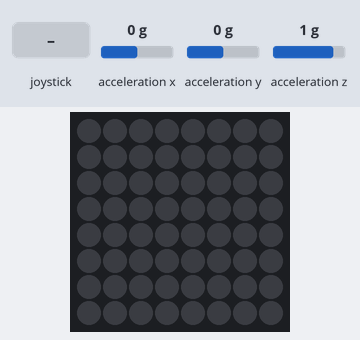
This program was run on a simulated Raspberry Pi (BCM pin numbers) with a Sense HAT. Parts: the Sense HAT's 8×8 RGB LED matrix. The inputs (shaded band) are chosen by the test bench; at power-on: acceleration x 0 g, acceleration y 0 g, acceleration z 1 g. Dim RGB values are drawn brighter than linear; random numbers come from a fixed seed; the clock reads 2024-03-15 10:24:30 at power-on unless the program sets it.

Above: at 1.2 s.
1.3 s: joystick clicked
3.2 s: joystick pushed up
At 3.35 s:
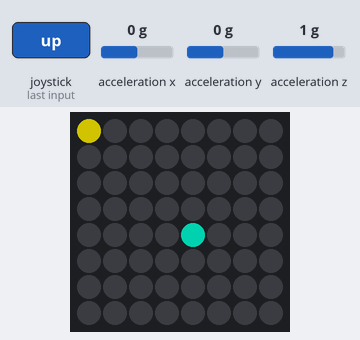
5.1 s: joystick clicked
At 5.3 s:
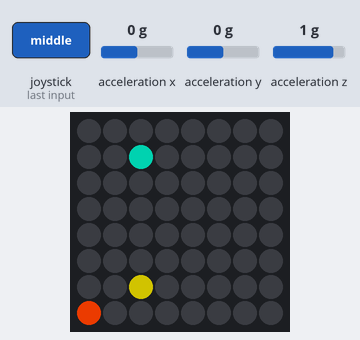
6.9 s: joystick pushed down
At 7.05 s:
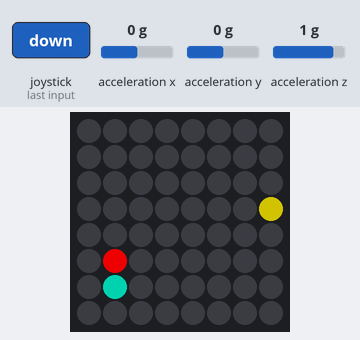
8.8 s: joystick clicked
At 8.96 s:
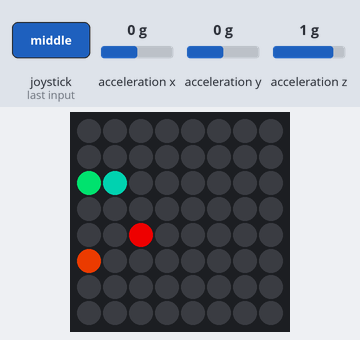
10.6 s: joystick pushed left
At 14.85 s:
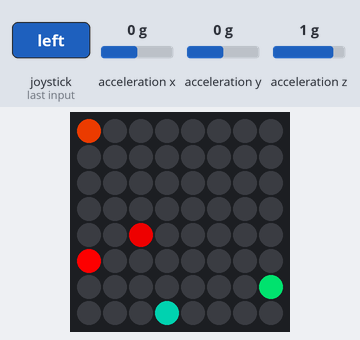

The program:

class_klebrig_ball.py
```python
from sense_hat import SenseHat
from time import sleep, time
from random import randrange

def random_color():
  r = randrange(0, 255)
  g = randrange(0, 255-r)
  b = 255-(r+g)
  color = (r, g, b)
  return color

def random_pos():
  x = randrange(0, 8)
  y = randrange(0, 8)
  pos = [x,y]
  return pos

def random_vel():
  x = randrange(-3, 4)
  y = randrange(-3, 4)
  vel = [x,y]
  return vel

class klebrig_ball():
  def __init__(ball, pos, vel, color,classSenseHat):
    ball.ballPos = pos
    ball.ballVel = vel
    ball.ballColor = color

    ball.sh = classSenseHat
    ball.sh.clear()

    ball.timeStart = time()
    ball.timeCurrent = ball.timeStart

  def move_ball(ball, ballAccel):

    if abs(ball.ballVel[0]) < 0.5 and abs(ball.ballVel[1]) < 0.5:

      accelX = ballAccel['x']
      accelY = ballAccel['y']

      ball.sh.set_pixel(round(ball.ballPos[0]), round(ball.ballPos[1]), ball.ballColor)

      if abs(accelX) > 3 or abs(accelY) > 3:
        ball.ballVel[0] = accelX
        ball.ballVel[1] = accelY

    else:

      ball.timeCurrent = time()
      if ball.timeCurrent - ball.timeStart > 0.1:
        ball.timeStart = ball.timeCurrent

        if ball.ballPos[0] >= 7:
          ball.ballVel[0] = -ball.ballVel[0]
          ball.ballVel[0] += 0.1

        if ball.ballPos[0] <= 0:
          ball.ballVel[0] = -ball.ballVel[0]
          ball.ballVel[0] -= 0.1

        if ball.ballPos[1] >= 7:
          ball.ballVel[1] = -ball.ballVel[1]
          ball.ballVel[1] += 0.1

        if ball.ballPos[1] <= 0:
          ball.ballVel[1] = -ball.ballVel[1]
          ball.ballVel[1] -= 0.1

        ball.sh.set_pixel(round(ball.ballPos[0]), round(ball.ballPos[1]), (0,0,0))

        ball.ballPos[0] += ball.ballVel[0]
        ball.ballPos[1] += ball.ballVel[1]

        if ball.ballPos[0] > 7:
          ball.ballPos[0] = 7
        if ball.ballPos[1] > 7:
          ball.ballPos[1] = 7
        if ball.ballPos[0] < 0:
          ball.ballPos[0] = 0
        if ball.ballPos[1] < 0:
          ball.ballPos[1] = 0

        ball.sh.set_pixel(round(ball.ballPos[0]), round(ball.ballPos[1]), ball.ballColor)
        #End class

senseHat = SenseHat()
senseHat.clear()

ball = []

action = []
direction = []
x = 0

while True:

  if "pressed" in action and "middle" in direction:
    ball.append("ball" + str(x))

    ballPos = random_pos()
    ballVel = random_vel()
    ballColor = random_color()

    ball[x] = klebrig_ball(ballPos, ballVel, ballColor, senseHat)

    x += 1
    action = []
    direction = []
  else:
    for event in senseHat.stick.get_events():
        action.append(event.action)
        direction.append(event.direction)
  accel = senseHat.get_accelerometer_raw()
  for i in range(0, x):
    ball[i].move_ball(accel)
```
